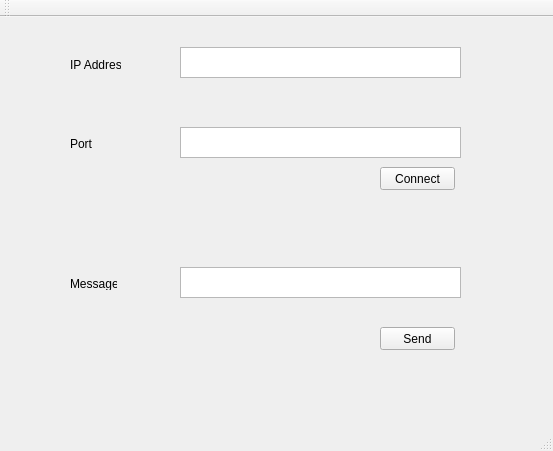
<?xml version="1.0" encoding="UTF-8"?>
<ui version="4.0">
 <class>MainWindow</class>
 <widget class="QMainWindow" name="MainWindow">
  <property name="geometry">
   <rect>
    <x>0</x>
    <y>0</y>
    <width>553</width>
    <height>451</height>
   </rect>
  </property>
  <property name="windowTitle">
   <string>MainWindow</string>
  </property>
  <widget class="QWidget" name="centralWidget">
   <widget class="QPushButton" name="pushButtonConnect">
    <property name="geometry">
     <rect>
      <x>380</x>
      <y>150</y>
      <width>75</width>
      <height>23</height>
     </rect>
    </property>
    <property name="text">
     <string>Connect</string>
    </property>
   </widget>
   <widget class="QPushButton" name="pushButtonSend">
    <property name="geometry">
     <rect>
      <x>380</x>
      <y>310</y>
      <width>75</width>
      <height>23</height>
     </rect>
    </property>
    <property name="text">
     <string>Send</string>
    </property>
   </widget>
   <widget class="QTextEdit" name="textEditIP">
    <property name="geometry">
     <rect>
      <x>180</x>
      <y>30</y>
      <width>281</width>
      <height>31</height>
     </rect>
    </property>
   </widget>
   <widget class="QTextEdit" name="textEditPort">
    <property name="geometry">
     <rect>
      <x>180</x>
      <y>110</y>
      <width>281</width>
      <height>31</height>
     </rect>
    </property>
   </widget>
   <widget class="QTextEdit" name="textEditMessage">
    <property name="geometry">
     <rect>
      <x>180</x>
      <y>250</y>
      <width>281</width>
      <height>31</height>
     </rect>
    </property>
   </widget>
   <widget class="QLabel" name="label">
    <property name="geometry">
     <rect>
      <x>70</x>
      <y>40</y>
      <width>51</width>
      <height>16</height>
     </rect>
    </property>
    <property name="text">
     <string>IP Address</string>
    </property>
   </widget>
   <widget class="QLabel" name="label_2">
    <property name="geometry">
     <rect>
      <x>70</x>
      <y>120</y>
      <width>47</width>
      <height>13</height>
     </rect>
    </property>
    <property name="text">
     <string>Port</string>
    </property>
   </widget>
   <widget class="QLabel" name="label_3">
    <property name="geometry">
     <rect>
      <x>70</x>
      <y>260</y>
      <width>47</width>
      <height>13</height>
     </rect>
    </property>
    <property name="text">
     <string>Message</string>
    </property>
   </widget>
  </widget>
  <widget class="QMenuBar" name="menuBar">
   <property name="geometry">
    <rect>
     <x>0</x>
     <y>0</y>
     <width>553</width>
     <height>21</height>
    </rect>
   </property>
  </widget>
  <widget class="QToolBar" name="mainToolBar">
   <attribute name="toolBarArea">
    <enum>TopToolBarArea</enum>
   </attribute>
   <attribute name="toolBarBreak">
    <bool>false</bool>
   </attribute>
  </widget>
  <widget class="QStatusBar" name="statusBar"/>
 </widget>
 <layoutdefault spacing="6" margin="11"/>
 <resources/>
 <connections/>
</ui>
